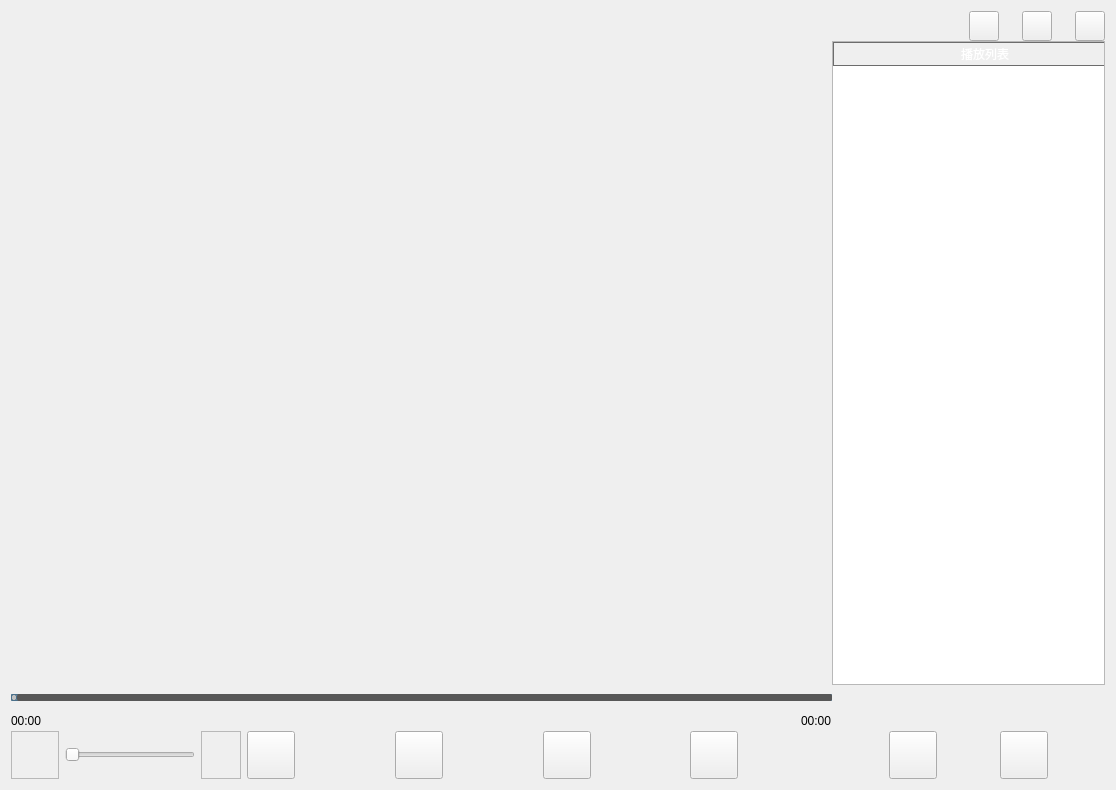
<?xml version="1.0" encoding="UTF-8"?>
<ui version="4.0">
 <class>AudioPlay</class>
 <widget class="QMainWindow" name="AudioPlay">
  <property name="enabled">
   <bool>true</bool>
  </property>
  <property name="geometry">
   <rect>
    <x>0</x>
    <y>0</y>
    <width>1116</width>
    <height>790</height>
   </rect>
  </property>
  <property name="windowTitle">
   <string>AudioPlay</string>
  </property>
  <property name="layoutDirection">
   <enum>Qt::LeftToRight</enum>
  </property>
  <property name="styleSheet">
   <string notr="true"/>
  </property>
  <property name="dockNestingEnabled">
   <bool>false</bool>
  </property>
  <property name="dockOptions">
   <set>QMainWindow::AllowTabbedDocks|QMainWindow::AnimatedDocks</set>
  </property>
  <widget class="QWidget" name="centralWidget">
   <layout class="QGridLayout" name="gridLayout_2">
    <item row="0" column="0" rowspan="2" colspan="2">
     <layout class="QVBoxLayout" name="verticalLayout_6">
      <property name="spacing">
       <number>0</number>
      </property>
      <item>
       <layout class="QHBoxLayout" name="horizontalLayout_8" stretch="7,1">
        <item>
         <layout class="QHBoxLayout" name="horizontalLayout_7" stretch="1,3,30">
          <item>
           <widget class="QLabel" name="logo">
            <property name="minimumSize">
             <size>
              <width>40</width>
              <height>30</height>
             </size>
            </property>
            <property name="maximumSize">
             <size>
              <width>40</width>
              <height>40</height>
             </size>
            </property>
            <property name="styleSheet">
             <string notr="true"/>
            </property>
            <property name="text">
             <string/>
            </property>
           </widget>
          </item>
          <item>
           <widget class="QLabel" name="label_Title">
            <property name="minimumSize">
             <size>
              <width>100</width>
              <height>30</height>
             </size>
            </property>
            <property name="maximumSize">
             <size>
              <width>99999</width>
              <height>30</height>
             </size>
            </property>
            <property name="text">
             <string/>
            </property>
           </widget>
          </item>
          <item>
           <spacer name="horizontalSpacer_12">
            <property name="orientation">
             <enum>Qt::Horizontal</enum>
            </property>
            <property name="sizeHint" stdset="0">
             <size>
              <width>40</width>
              <height>20</height>
             </size>
            </property>
           </spacer>
          </item>
         </layout>
        </item>
        <item>
         <layout class="QHBoxLayout" name="horizontalLayout_6">
          <item>
           <widget class="QPushButton" name="pushButton_WindowMin">
            <property name="minimumSize">
             <size>
              <width>30</width>
              <height>30</height>
             </size>
            </property>
            <property name="maximumSize">
             <size>
              <width>30</width>
              <height>30</height>
             </size>
            </property>
            <property name="text">
             <string/>
            </property>
           </widget>
          </item>
          <item>
           <spacer name="horizontalSpacer_8">
            <property name="orientation">
             <enum>Qt::Horizontal</enum>
            </property>
            <property name="sizeHint" stdset="0">
             <size>
              <width>40</width>
              <height>20</height>
             </size>
            </property>
           </spacer>
          </item>
          <item>
           <widget class="QPushButton" name="pushButton_WindowMax">
            <property name="minimumSize">
             <size>
              <width>30</width>
              <height>30</height>
             </size>
            </property>
            <property name="maximumSize">
             <size>
              <width>30</width>
              <height>30</height>
             </size>
            </property>
            <property name="text">
             <string/>
            </property>
           </widget>
          </item>
          <item>
           <spacer name="horizontalSpacer_2">
            <property name="orientation">
             <enum>Qt::Horizontal</enum>
            </property>
            <property name="sizeHint" stdset="0">
             <size>
              <width>40</width>
              <height>20</height>
             </size>
            </property>
           </spacer>
          </item>
          <item>
           <widget class="QPushButton" name="pushButton_WindowExit">
            <property name="minimumSize">
             <size>
              <width>30</width>
              <height>30</height>
             </size>
            </property>
            <property name="maximumSize">
             <size>
              <width>30</width>
              <height>30</height>
             </size>
            </property>
            <property name="text">
             <string/>
            </property>
           </widget>
          </item>
         </layout>
        </item>
       </layout>
      </item>
      <item>
       <layout class="QGridLayout" name="gridLayout">
        <property name="spacing">
         <number>0</number>
        </property>
        <item row="0" column="0">
         <layout class="QVBoxLayout" name="verticalLayout_7"/>
        </item>
        <item row="0" column="1">
         <layout class="QHBoxLayout" name="horizontalLayout_5" stretch="3,1">
          <property name="spacing">
           <number>0</number>
          </property>
          <item>
           <layout class="QVBoxLayout" name="verticalLayout_5" stretch="7,1">
            <property name="spacing">
             <number>0</number>
            </property>
            <item>
             <layout class="QVBoxLayout" name="verticalLayout_4">
              <item>
               <layout class="QHBoxLayout" name="horizontalLayout_4">
                <item>
                 <widget class="QLabel" name="lab22">
                  <property name="text">
                   <string/>
                  </property>
                 </widget>
                </item>
               </layout>
              </item>
             </layout>
            </item>
            <item>
             <layout class="QVBoxLayout" name="verticalLayout_3">
              <property name="spacing">
               <number>0</number>
              </property>
              <item>
               <layout class="QVBoxLayout" name="verticalLayout_2">
                <item>
                 <widget class="QSlider" name="Slider_ProgressBar">
                  <property name="styleSheet">
                   <string notr="true">QSlider::groove:horizontal {  
border: 1px solid #4A708B;  
background: #C0C0C0;  
height: 5px;  
border-radius: 1px;  
padding-left:-1px;  
padding-right:-1px;  
}    

QSlider::sub-page:horizontal {  
background: qlineargradient(x1:0, y1:0, x2:0, y2:1,   
    stop:0 #B1B1B1, stop:1 #c4c4c4);  
background: qlineargradient(x1: 0, y1: 0.2, x2: 1, y2: 1,  
    stop: 0 #5DCCFF, stop: 1 #1874CD);  
border: 1px solid #4A708B;  
height: 10px;  
border-radius: 2px;  
}  
  
QSlider::add-page:horizontal {  
background: #575757;  
border: 0px solid #777;  
height: 10px;  
border-radius: 2px;  
}  
  
QSlider::handle:horizontal   
{  
    background: qradialgradient(spread:pad, cx:0.5, cy:0.5, radius:0.5, fx:0.5, fy:0.5,   
    stop:0.6 #45ADED, stop:0.778409 rgba(255, 255, 255, 255));  
  
    width: 11px;  
    margin-top: -3px;  
    margin-bottom: -3px;  
    border-radius: 5px;  
}  
  
QSlider::handle:horizontal:hover {  
    background: qradialgradient(spread:pad, cx:0.5, cy:0.5, radius:0.5, fx:0.5, fy:0.5, stop:0.6 #2A8BDA,   
    stop:0.778409 rgba(255, 255, 255, 255));  
  
    width: 11px;  
    margin-top: -3px;  
    margin-bottom: -3px;  
    border-radius: 5px;  
}  
  
QSlider::sub-page:horizontal:disabled {  
background: #00009C;  
border-color: #999;  
}  
  
QSlider::add-page:horizontal:disabled {  
background: #eee;  
border-color: #999;  
}  
  
QSlider::handle:horizontal:disabled {  
background: #eee;  
border: 1px solid #aaa;  
border-radius: 4px;  
} 
</string>
                  </property>
                  <property name="orientation">
                   <enum>Qt::Horizontal</enum>
                  </property>
                 </widget>
                </item>
                <item>
                 <layout class="QHBoxLayout" name="horizontalLayout_2">
                  <property name="spacing">
                   <number>0</number>
                  </property>
                  <item>
                   <widget class="QLabel" name="label_PlayTime">
                    <property name="sizePolicy">
                     <sizepolicy hsizetype="Preferred" vsizetype="Fixed">
                      <horstretch>0</horstretch>
                      <verstretch>0</verstretch>
                     </sizepolicy>
                    </property>
                    <property name="text">
                     <string>00:00</string>
                    </property>
                   </widget>
                  </item>
                  <item>
                   <spacer name="horizontalSpacer">
                    <property name="orientation">
                     <enum>Qt::Horizontal</enum>
                    </property>
                    <property name="sizeHint" stdset="0">
                     <size>
                      <width>40</width>
                      <height>20</height>
                     </size>
                    </property>
                   </spacer>
                  </item>
                  <item>
                   <widget class="QLabel" name="label_MusicTime">
                    <property name="sizePolicy">
                     <sizepolicy hsizetype="Preferred" vsizetype="Fixed">
                      <horstretch>0</horstretch>
                      <verstretch>0</verstretch>
                     </sizepolicy>
                    </property>
                    <property name="text">
                     <string>00:00</string>
                    </property>
                   </widget>
                  </item>
                 </layout>
                </item>
               </layout>
              </item>
              <item>
               <layout class="QHBoxLayout" name="horizontalLayout">
                <item>
                 <widget class="QLabel" name="label_Volume_2">
                  <property name="sizePolicy">
                   <sizepolicy hsizetype="Fixed" vsizetype="Fixed">
                    <horstretch>0</horstretch>
                    <verstretch>1</verstretch>
                   </sizepolicy>
                  </property>
                  <property name="minimumSize">
                   <size>
                    <width>48</width>
                    <height>48</height>
                   </size>
                  </property>
                  <property name="maximumSize">
                   <size>
                    <width>48</width>
                    <height>48</height>
                   </size>
                  </property>
                  <property name="styleSheet">
                   <string notr="true"/>
                  </property>
                  <property name="frameShape">
                   <enum>QFrame::StyledPanel</enum>
                  </property>
                  <property name="text">
                   <string/>
                  </property>
                  <property name="textFormat">
                   <enum>Qt::RichText</enum>
                  </property>
                  <property name="alignment">
                   <set>Qt::AlignCenter</set>
                  </property>
                  <property name="textInteractionFlags">
                   <set>Qt::LinksAccessibleByMouse</set>
                  </property>
                 </widget>
                </item>
                <item>
                 <widget class="QSlider" name="Slider_Volume">
                  <property name="minimumSize">
                   <size>
                    <width>130</width>
                    <height>0</height>
                   </size>
                  </property>
                  <property name="maximumSize">
                   <size>
                    <width>130</width>
                    <height>16777215</height>
                   </size>
                  </property>
                  <property name="styleSheet">
                   <string notr="true"/>
                  </property>
                  <property name="maximum">
                   <number>100</number>
                  </property>
                  <property name="orientation">
                   <enum>Qt::Horizontal</enum>
                  </property>
                 </widget>
                </item>
                <item>
                 <widget class="QLabel" name="label_Volume">
                  <property name="sizePolicy">
                   <sizepolicy hsizetype="Fixed" vsizetype="Fixed">
                    <horstretch>0</horstretch>
                    <verstretch>1</verstretch>
                   </sizepolicy>
                  </property>
                  <property name="minimumSize">
                   <size>
                    <width>40</width>
                    <height>48</height>
                   </size>
                  </property>
                  <property name="maximumSize">
                   <size>
                    <width>40</width>
                    <height>48</height>
                   </size>
                  </property>
                  <property name="styleSheet">
                   <string notr="true"/>
                  </property>
                  <property name="frameShape">
                   <enum>QFrame::StyledPanel</enum>
                  </property>
                  <property name="text">
                   <string/>
                  </property>
                  <property name="textFormat">
                   <enum>Qt::RichText</enum>
                  </property>
                  <property name="alignment">
                   <set>Qt::AlignCenter</set>
                  </property>
                  <property name="textInteractionFlags">
                   <set>Qt::LinksAccessibleByMouse</set>
                  </property>
                 </widget>
                </item>
                <item>
                 <widget class="QPushButton" name="PushButton_Previous">
                  <property name="sizePolicy">
                   <sizepolicy hsizetype="Fixed" vsizetype="Fixed">
                    <horstretch>0</horstretch>
                    <verstretch>0</verstretch>
                   </sizepolicy>
                  </property>
                  <property name="maximumSize">
                   <size>
                    <width>48</width>
                    <height>48</height>
                   </size>
                  </property>
                  <property name="font">
                   <font>
                    <family>Times New Roman</family>
                    <pointsize>12</pointsize>
                   </font>
                  </property>
                  <property name="styleSheet">
                   <string notr="true"/>
                  </property>
                  <property name="text">
                   <string/>
                  </property>
                 </widget>
                </item>
                <item>
                 <spacer name="horizontalSpacer_4">
                  <property name="orientation">
                   <enum>Qt::Horizontal</enum>
                  </property>
                  <property name="sizeHint" stdset="0">
                   <size>
                    <width>24</width>
                    <height>35</height>
                   </size>
                  </property>
                 </spacer>
                </item>
                <item>
                 <widget class="QPushButton" name="PushButton_PlayStop">
                  <property name="sizePolicy">
                   <sizepolicy hsizetype="Fixed" vsizetype="Fixed">
                    <horstretch>0</horstretch>
                    <verstretch>0</verstretch>
                   </sizepolicy>
                  </property>
                  <property name="maximumSize">
                   <size>
                    <width>48</width>
                    <height>48</height>
                   </size>
                  </property>
                  <property name="font">
                   <font>
                    <family>Times New Roman</family>
                    <pointsize>12</pointsize>
                   </font>
                  </property>
                  <property name="focusPolicy">
                   <enum>Qt::NoFocus</enum>
                  </property>
                  <property name="styleSheet">
                   <string notr="true"/>
                  </property>
                  <property name="text">
                   <string/>
                  </property>
                 </widget>
                </item>
                <item>
                 <spacer name="horizontalSpacer_5">
                  <property name="orientation">
                   <enum>Qt::Horizontal</enum>
                  </property>
                  <property name="sizeHint" stdset="0">
                   <size>
                    <width>23</width>
                    <height>35</height>
                   </size>
                  </property>
                 </spacer>
                </item>
                <item>
                 <widget class="QPushButton" name="PushButton_Next">
                  <property name="sizePolicy">
                   <sizepolicy hsizetype="Fixed" vsizetype="Fixed">
                    <horstretch>0</horstretch>
                    <verstretch>0</verstretch>
                   </sizepolicy>
                  </property>
                  <property name="maximumSize">
                   <size>
                    <width>48</width>
                    <height>48</height>
                   </size>
                  </property>
                  <property name="font">
                   <font>
                    <family>Times New Roman</family>
                    <pointsize>12</pointsize>
                   </font>
                  </property>
                  <property name="focusPolicy">
                   <enum>Qt::NoFocus</enum>
                  </property>
                  <property name="styleSheet">
                   <string notr="true"/>
                  </property>
                  <property name="text">
                   <string/>
                  </property>
                 </widget>
                </item>
                <item>
                 <spacer name="horizontalSpacer_6">
                  <property name="orientation">
                   <enum>Qt::Horizontal</enum>
                  </property>
                  <property name="sizeHint" stdset="0">
                   <size>
                    <width>24</width>
                    <height>35</height>
                   </size>
                  </property>
                 </spacer>
                </item>
                <item>
                 <widget class="QPushButton" name="PushButton_PlayMode">
                  <property name="sizePolicy">
                   <sizepolicy hsizetype="Fixed" vsizetype="Fixed">
                    <horstretch>0</horstretch>
                    <verstretch>0</verstretch>
                   </sizepolicy>
                  </property>
                  <property name="maximumSize">
                   <size>
                    <width>48</width>
                    <height>48</height>
                   </size>
                  </property>
                  <property name="font">
                   <font>
                    <family>Times New Roman</family>
                    <pointsize>12</pointsize>
                   </font>
                  </property>
                  <property name="focusPolicy">
                   <enum>Qt::NoFocus</enum>
                  </property>
                  <property name="styleSheet">
                   <string notr="true"/>
                  </property>
                  <property name="text">
                   <string/>
                  </property>
                 </widget>
                </item>
                <item>
                 <spacer name="horizontalSpacer_3">
                  <property name="orientation">
                   <enum>Qt::Horizontal</enum>
                  </property>
                  <property name="sizeHint" stdset="0">
                   <size>
                    <width>40</width>
                    <height>35</height>
                   </size>
                  </property>
                 </spacer>
                </item>
               </layout>
              </item>
             </layout>
            </item>
           </layout>
          </item>
          <item>
           <layout class="QVBoxLayout" name="verticalLayout" stretch="7,0,0">
            <item>
             <widget class="QTableWidget" name="tableWidget">
              <property name="enabled">
               <bool>true</bool>
              </property>
              <property name="sizePolicy">
               <sizepolicy hsizetype="Expanding" vsizetype="Expanding">
                <horstretch>0</horstretch>
                <verstretch>0</verstretch>
               </sizepolicy>
              </property>
              <property name="minimumSize">
               <size>
                <width>0</width>
                <height>610</height>
               </size>
              </property>
              <property name="maximumSize">
               <size>
                <width>16777215</width>
                <height>16777215</height>
               </size>
              </property>
              <property name="contextMenuPolicy">
               <enum>Qt::DefaultContextMenu</enum>
              </property>
              <property name="acceptDrops">
               <bool>true</bool>
              </property>
              <property name="autoFillBackground">
               <bool>true</bool>
              </property>
              <property name="styleSheet">
               <string notr="true">QHeaderView::section {
    background-color: qlineargradient(x1:0, y1:0, x2:0, y2:1,
                                      stop:0 #616161, stop: 0.5 #505050,
                                      stop: 0.6 #434343, stop:1 #656565);
    color: white;
    padding-left: 4px;
    border: 1px solid #6c6c6c;
}

QHeaderView::section:checked
{
    background-color: red;
}

/* style the sort indicator */
QHeaderView::down-arrow {
    image: url(down_arrow.png);
}

QHeaderView::up-arrow {
    image: url(up_arrow.png);
}
</string>
              </property>
              <property name="horizontalScrollBarPolicy">
               <enum>Qt::ScrollBarAlwaysOff</enum>
              </property>
              <property name="sizeAdjustPolicy">
               <enum>QAbstractScrollArea::AdjustIgnored</enum>
              </property>
              <property name="editTriggers">
               <set>QAbstractItemView::NoEditTriggers</set>
              </property>
              <property name="dragEnabled">
               <bool>true</bool>
              </property>
              <property name="alternatingRowColors">
               <bool>false</bool>
              </property>
              <property name="selectionMode">
               <enum>QAbstractItemView::SingleSelection</enum>
              </property>
              <property name="selectionBehavior">
               <enum>QAbstractItemView::SelectRows</enum>
              </property>
              <property name="gridStyle">
               <enum>Qt::DashLine</enum>
              </property>
              <property name="columnCount">
               <number>1</number>
              </property>
              <attribute name="horizontalHeaderMinimumSectionSize">
               <number>27</number>
              </attribute>
              <attribute name="horizontalHeaderDefaultSectionSize">
               <number>300</number>
              </attribute>
              <column>
               <property name="text">
                <string>播放列表</string>
               </property>
              </column>
             </widget>
            </item>
            <item>
             <spacer name="verticalSpacer">
              <property name="orientation">
               <enum>Qt::Vertical</enum>
              </property>
              <property name="sizeHint" stdset="0">
               <size>
                <width>20</width>
                <height>40</height>
               </size>
              </property>
             </spacer>
            </item>
            <item>
             <layout class="QHBoxLayout" name="horizontalLayout_3">
              <item>
               <spacer name="horizontalSpacer_10">
                <property name="orientation">
                 <enum>Qt::Horizontal</enum>
                </property>
                <property name="sizeHint" stdset="0">
                 <size>
                  <width>13</width>
                  <height>17</height>
                 </size>
                </property>
               </spacer>
              </item>
              <item>
               <widget class="QPushButton" name="PushButton_OpenFile">
                <property name="sizePolicy">
                 <sizepolicy hsizetype="Fixed" vsizetype="Fixed">
                  <horstretch>0</horstretch>
                  <verstretch>0</verstretch>
                 </sizepolicy>
                </property>
                <property name="minimumSize">
                 <size>
                  <width>48</width>
                  <height>48</height>
                 </size>
                </property>
                <property name="maximumSize">
                 <size>
                  <width>48</width>
                  <height>48</height>
                 </size>
                </property>
                <property name="font">
                 <font>
                  <family>Times New Roman</family>
                  <pointsize>12</pointsize>
                 </font>
                </property>
                <property name="focusPolicy">
                 <enum>Qt::NoFocus</enum>
                </property>
                <property name="styleSheet">
                 <string notr="true"/>
                </property>
                <property name="text">
                 <string/>
                </property>
               </widget>
              </item>
              <item>
               <spacer name="horizontalSpacer_9">
                <property name="orientation">
                 <enum>Qt::Horizontal</enum>
                </property>
                <property name="sizeHint" stdset="0">
                 <size>
                  <width>40</width>
                  <height>20</height>
                 </size>
                </property>
               </spacer>
              </item>
              <item>
               <widget class="QPushButton" name="PushButton_DeleteMusic">
                <property name="sizePolicy">
                 <sizepolicy hsizetype="Fixed" vsizetype="Fixed">
                  <horstretch>0</horstretch>
                  <verstretch>0</verstretch>
                 </sizepolicy>
                </property>
                <property name="minimumSize">
                 <size>
                  <width>0</width>
                  <height>35</height>
                 </size>
                </property>
                <property name="maximumSize">
                 <size>
                  <width>48</width>
                  <height>48</height>
                 </size>
                </property>
                <property name="font">
                 <font>
                  <family>Times New Roman</family>
                  <pointsize>12</pointsize>
                 </font>
                </property>
                <property name="focusPolicy">
                 <enum>Qt::NoFocus</enum>
                </property>
                <property name="styleSheet">
                 <string notr="true"/>
                </property>
                <property name="text">
                 <string/>
                </property>
               </widget>
              </item>
              <item>
               <spacer name="horizontalSpacer_11">
                <property name="orientation">
                 <enum>Qt::Horizontal</enum>
                </property>
                <property name="sizeHint" stdset="0">
                 <size>
                  <width>13</width>
                  <height>17</height>
                 </size>
                </property>
               </spacer>
              </item>
             </layout>
            </item>
           </layout>
          </item>
         </layout>
        </item>
       </layout>
      </item>
     </layout>
    </item>
   </layout>
  </widget>
 </widget>
 <layoutdefault spacing="6" margin="11"/>
 <resources/>
 <connections/>
</ui>
